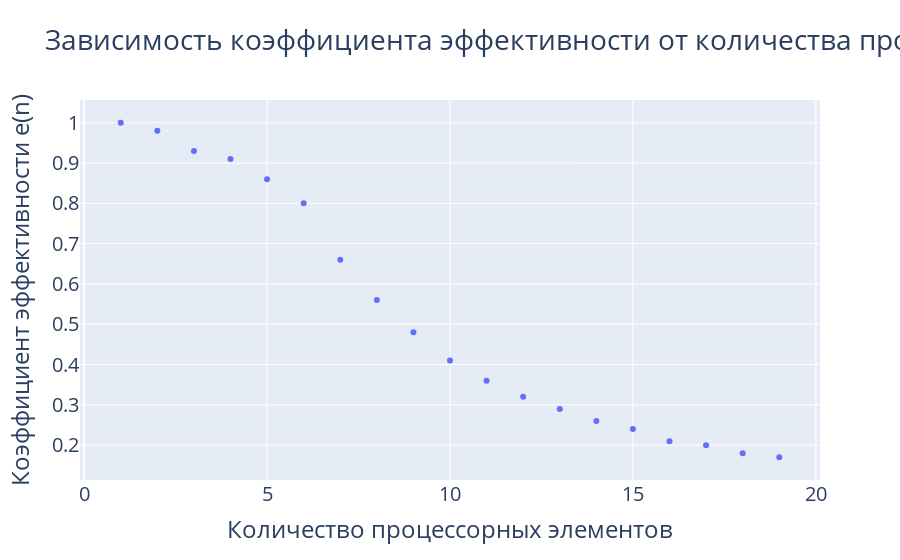

The cell this chart's notebook holds for it:
### Code cell
# Efficency coefficient graphic (dependence on proceccing elems, based on 20 size num vector)
vector_size = 20
x_vector = []
y_vector = []
for i in range(1, 20):
    vector_1 = [random.randint(0, 63) for _ in range(vector_size)]
    vector_2 = [random.randint(0, 63) for _ in range(vector_size)]
    seq_pipeline = ArithmeticPipeline(vector_1, vector_2, 1, 6)
    par_pipeline = ArithmeticPipeline(vector_1, vector_2, i, 6)
    while seq_pipeline.is_busy:
        seq_pipeline.tact()
    while par_pipeline.is_busy:
        par_pipeline.tact()
    x_vector.append(i)
    y_vector.append(round(seq_pipeline.status['tacts_done'] / 
                          (par_pipeline.status['tacts_done'] * i), 2))
fig = go.Figure()
fig.add_trace(
    go.Scatter(x=x_vector, y=y_vector, mode='markers',
               text=[f'n = {n}; e(n) = {y}' for n, y in enumerate(y_vector, 1)],
               textposition='bottom center')
)
fig.update_layout(title_text='Зависимость коэффициента эффективности от количества процессорных элементов',
                  font=dict(size=20))
fig.update_xaxes(title_text='Количество процессорных элементов')
fig.update_yaxes(title_text='Коэффициент эффективности e(n)')
fig.show(width=1280, height=720, autosize=True)

### Figure 1 — Plotly figure (JSON) as saved in the notebook; plotly's stock layout.template omitted (floating-point values rounded to 4 significant figures)
{"data": [{"mode": "markers", "text": ["n = 1; e(n) = 1.0", "n = 2; e(n) = 0.98", "n = 3; e(n) = 0.93", "n = 4; e(n) = 0.91", "n = 5; e(n) = 0.86", "n = 6; e(n) = 0.8", "n = 7; e(n) = 0.66", "n = 8; e(n) = 0.56", "n = 9; e(n) = 0.48", "n = 10; e(n) = 0.41", "n = 11; e(n) = 0.36", "n = 12; e(n) = 0.32", "n = 13; e(n) = 0.29", "n = 14; e(n) = 0.26", "n = 15; e(n) = 0.24", "n = 16; e(n) = 0.21", "n = 17; e(n) = 0.2", "n = 18; e(n) = 0.18", "n = 19; e(n) = 0.17"], "textposition": "bottom center", "type": "scatter", "x": [1, 2, 3, 4, 5, 6, 7, 8, 9, 10, 11, 12, 13, 14, 15, 16, 17, 18, 19], "y": [1, 0.98, 0.93, 0.91, 0.86, 0.8, 0.66, 0.56, 0.48, 0.41, 0.36, 0.32, 0.29, 0.26, 0.24, 0.21, 0.2, 0.18, 0.17]}], "layout": {"font": {"size": 20}, "title": {"text": "Зависимость коэффициента эффективности от количества процессорных элементов"}, "xaxis": {"title": {"text": "Количество процессорных элементов"}}, "yaxis": {"title": {"text": "Коэффициент эффективности e(n)"}}}}
